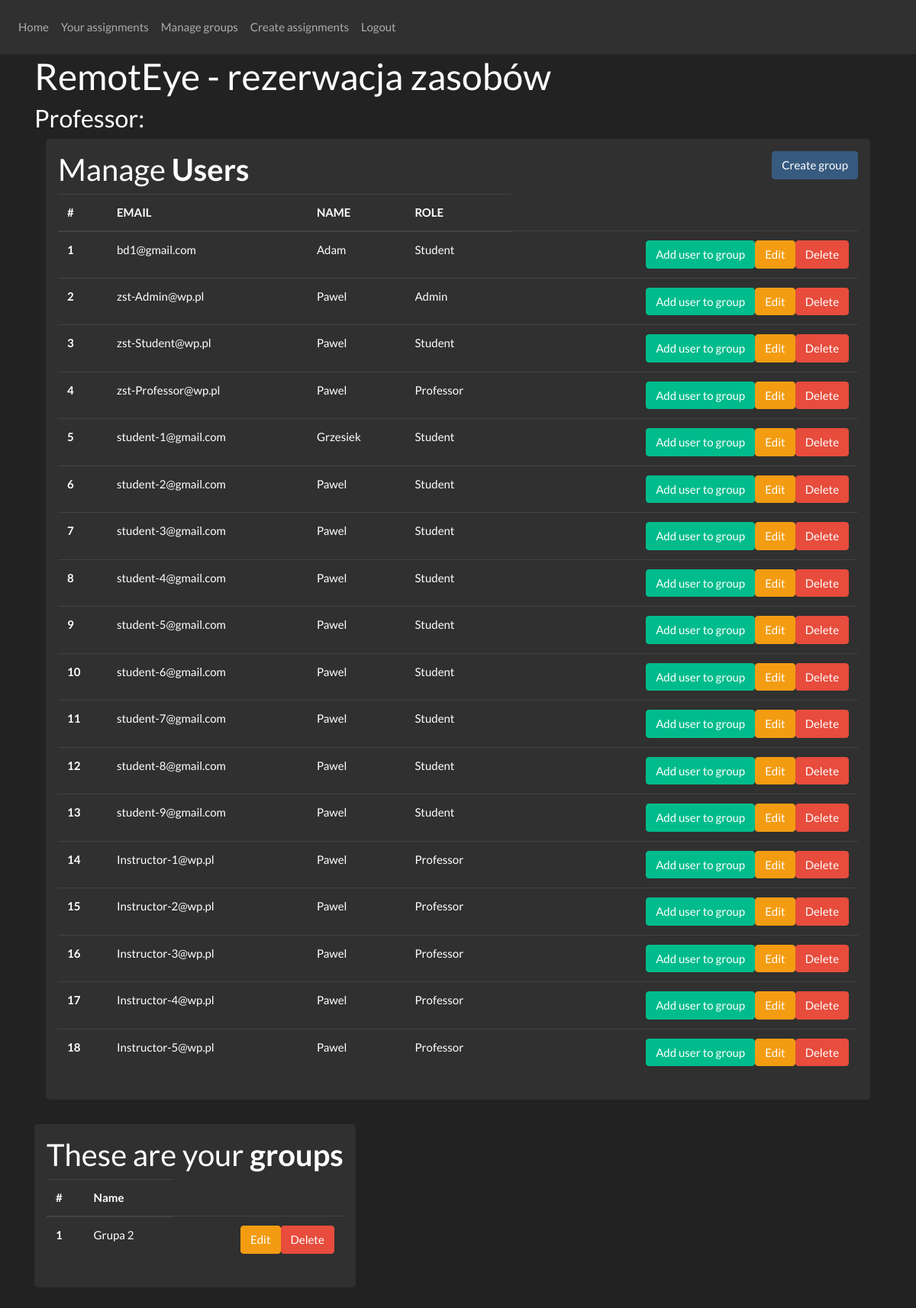
Screenshot of /main (signed in) with the database file from the repository.
### website/models.py (models this page shows)
class User(db.Model, UserMixin):
    id = db.Column(db.Integer, primary_key=True)
    email = db.Column(db.String(150), unique=True)
    password = db.Column(db.String(150))
    first_name = db.Column(db.String(150))
    role = db.Column(db.String)

class Group(db.Model):
    id = db.Column(db.Integer, primary_key=True)
    id_owner = db.Column(db.Integer, db.ForeignKey('user.id'))
    name_group = db.Column(db.String(150))

### website/views.py (the view)
@views.route('/main', methods=['GET'])
@login_required
def get_main_page():
    return render_template("home.html",
                           current_user=current_user,
                           users=show_users(),
                           groups=show_groups(),
                           groups_for_current_professor=show_groups_for_current_professor(),
                           user_has_permission=user_has_permission,
                           )

### website/permissions.py (called while the page is built)
def user_has_permission(permission):
    return permission in role_permissions[current_user.role]

### website/request_to_database.py (called while the page is built)
def show_users():
    results = db.session.query(User).all()
    return results

def show_groups():
    results = db.session.query(Group).all()
    return results

def show_groups_for_current_professor():
    results = filter(lambda group: group.id_owner == current_user.id, db.session.query(Group).all())
    return results

### website/templates/home.html (shortened to what this page needs)
{% extends "base.html" %}{% block title %}RemotEye - {{ current_user.role }}{% endblock %}
{% block content %}
    <h1> RemotEye - rezerwacja zasobów </h1>
    <h3> {{ current_user.role }}: </h3>
    <form method="get" action="/main">
        <div class="container">
            <div class="table-responsive">
                {% include "table-users.html" %}
            </div>
        </div>
        <div class="container">
            <div class="row">
                {% include "professors-groups.html" %}
            </div>
        </div>
    </form>
{% endblock %}

### website/templates/table-users.html (shortened to what this page needs)
{% if user_has_permission("table_users") %}
    <div class="jumbotron p-3">
        <h2> Manage <b> Users </b>
            <button type="button"
                    class="btn btn-primary float-right"
                    data-toggle="modal"
                    data-target="#create-group-modal">Create group
            </button>
        </h2>
        <table class="table table-hover table-dark">
            <thead>
            <tr>
                <th scope="col"> #</th>
                <th scope="col"> EMAIL</th>
                <th scope="col"> NAME</th>
                <th scope="col"> ROLE</th>
            </tr>
            </thead>
            {% for user in users %}
                <tr>
                    <th scope="row"> {{ loop.index }} </th>
                    <td> {{ user.email }} </td>
                    <td> {{ user.first_name }} </td>
                    <td> {{ user.role }} </td>
                    <td>
                        <a href=""
                           class="btn btn-danger btn-xs float-right"
                           id="button_add_user_to_group-{{ user.id }}"
                           onclick=" deleteFromTable(this.id)">Delete</a>
                        <a href=""
                           class="btn btn-warning btn-xs float-right"
                           id="button_update_user-{{ user.id }}"
                           data-toggle="modal"
                           data-target="#update-user-modal"
                           onclick="sendIdButtonForUser(this.id)">Edit</a>
                        <a href=""
                           class="btn btn-success btn-xs float-right"
                           data-toggle="modal"
                           data-target="#add_user_to_group"
                           id="button_add_user_to_group-{{ user.id }}"
                           onclick="sendIdButtonForUser(this.id)">Add user to group</a>
                    </td>
                </tr>
            {% endfor %}
        </table>
    </div>
{% endif %}

### website/templates/professors-groups.html
{% if user_has_permission("groups_for_current_professor") %}
    <div class="jumbotron p-3">
        <h2> These are your <b> groups </b></h2>
        <table class="table table-hover table-dark">
            <thead>
            <tr>
                <th scope="col"> #</th>
                <th scope="col"> Name</th>
            </tr>
            </thead>
            {% for group in groups_for_current_professor %}
                <tr>
                    <th scope="row"> {{ loop.index }}
                    <td> {{ group.name_group }} </td>
                    <td>
                        <a href=""
                           class="btn btn-danger btn-xs float-right"
                           id="delete_group-{{ group.id }}"
                           onclick="deleteFromTable(this.id)">Delete</a>
                        <a href=""
                           class="btn btn-warning btn-xs float-right"
                           id="button_update_user-{{ group.id }}"
                           data-toggle="modal"
                           data-target="#update-group-modal"
                           onclick="sendIdButtonForUser(this.id)">Edit</a>
                    </td>
                </tr>
            {% endfor %}
        </table>
    </div>
{% endif %}

### rows the page displays
User: role "Professor", email "Instructor-1@wp.pl", first_name "Pawel"
User: email "bd1@gmail.com", first_name "Adam", role "Student"
User: email "zst-Admin@wp.pl", first_name "Pawel", role "Admin"
User: email "zst-Student@wp.pl", first_name "Pawel", role "Student"
User: email "zst-Professor@wp.pl", first_name "Pawel", role "Professor"
User: email "student-1@gmail.com", first_name "Grzesiek", role "Student"
User: email "student-2@gmail.com", first_name "Pawel", role "Student"
User: email "student-3@gmail.com", first_name "Pawel", role "Student"
User: email "student-4@gmail.com", first_name "Pawel", role "Student"
User: email "student-5@gmail.com", first_name "Pawel", role "Student"
User: email "student-6@gmail.com", first_name "Pawel", role "Student"
User: email "student-7@gmail.com", first_name "Pawel", role "Student"
User: email "student-8@gmail.com", first_name "Pawel", role "Student"
User: email "student-9@gmail.com", first_name "Pawel", role "Student"
User: email "Instructor-2@wp.pl", first_name "Pawel", role "Professor"
User: email "Instructor-3@wp.pl", first_name "Pawel", role "Professor"
User: email "Instructor-4@wp.pl", first_name "Pawel", role "Professor"
User: email "Instructor-5@wp.pl", first_name "Pawel", role "Professor"
Group: name_group "Grupa 2"
